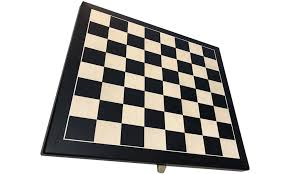
#> input picture check8_8_3.jpg, 290 x 174 px
$ python -i h2.py   (imports and definitions only)
#> lines starting #> are read from the running program, lines starting #| are printed output that depends on the picture; after the words box and inside, x2 and y2 are one past the last pixel; in counts of white or black regions, pixels touching at a corner belong together
import cv2
import numpy as np

# Function to preprocess the image
def preProcess(img):
    # Check if the image is already in grayscale
    if len(img.shape) == 2 or img.shape[2] == 1:
        imgGray = img  # The image is already grayscale
    else:
        imgGray = cv2.cvtColor(img, cv2.COLOR_BGR2GRAY)
    imgBlur = cv2.GaussianBlur(imgGray, (5, 5), 1)
    imgThreshold = cv2.adaptiveThreshold(imgBlur, 255, 1, 1, 11, 2)
    return imgThreshold


# Function to find the biggest contour
def biggestContour(contours):
    biggest = np.array([])
    max_area = 0
    for i in contours:
        area = cv2.contourArea(i)
        if area > 50:
            peri = cv2.arcLength(i, True)
            approx = cv2.approxPolyDP(i, 0.02 * peri, True)
            if area > max_area and len(approx) == 4:
                biggest = approx
                max_area = area
    return biggest, max_area

# Function to reorder points for Warp Perspective
def reorder(myPoints):
    # Here, myPoints should be of the shape [4, 2]
    newPoints = np.zeros_like(myPoints)
    myPoints = myPoints.reshape((4, 2))
    add = myPoints.sum(1)
    newPoints[0] = myPoints[np.argmin(add)]
    newPoints[3] = myPoints[np.argmax(add)]
    diff = np.diff(myPoints, axis=1)
    newPoints[1] = myPoints[np.argmin(diff)]
    newPoints[2] = myPoints[np.argmax(diff)]
    return newPoints

def detectGridSize(img):
    # Convert to grayscale
    gray = cv2.cvtColor(img, cv2.COLOR_BGR2GRAY)

    # Use edge detection to find the lines on the chessboard
    edges = cv2.Canny(gray, 50, 150, apertureSize=3)

    # Use Hough transform to find lines
    lines = cv2.HoughLines(edges, 1, np.pi / 180, 200)

    # Count the number of lines detected
    if lines is not None:
        num_lines = len(lines)
        # Assuming a square chessboard, the number of squares on one side is
        # the square root of half the number of lines (since lines include both
        # vertical and horizontal)
        gridSize = int(np.sqrt(num_lines / 2))
    else:
        gridSize = 0  # If no lines are detected, return 0 or an appropriate default value

    return gridSize

def splitBoxes(img, gridSize):
    rows = np.vsplit(img, gridSize)
    boxes = []
    for r in rows:
        cols = np.hsplit(r, gridSize)
        for box in cols:
            boxes.append(box)
    return boxes

# In your main logic, you would then use:
# [1 line that did not run here, left out]
# [6 lines not run here, left out]

# Function to get the grid size by detecting horizontal and vertical lines
def getGridSize(imgThreshold):
    # Detecting lines using HoughLinesP
    lines = cv2.HoughLinesP(imgThreshold, 1, np.pi / 180, 100, minLineLength=100, maxLineGap=50)

    if lines is None:
        return None

    horizontal_lines = []
    vertical_lines = []

    for line in lines:
        x1, y1, x2, y2 = line[0]
        if abs(y2 - y1) > abs(x2 - x1):  # vertical line
            vertical_lines.append(line)
        else:  # horizontal line
            horizontal_lines.append(line)

    # Sort and remove duplicates or too close lines to ensure we have unique counts
    def unique_lines(lines):
        unique = []
        for line in sorted(lines):
            if not unique or abs(line[0][0] - unique[-1][0][0]) > 10:  # Adjust threshold as needed
                unique.append(line)
        return unique

    horizontal_lines = unique_lines(horizontal_lines)
    vertical_lines = unique_lines(vertical_lines)

    # Counting the number of boxes between the first and last lines
    rows = len(horizontal_lines) - 1
    cols = len(vertical_lines) - 1

    # Ensure rows and cols are positive
    if rows > 0 and cols > 0:
        return rows, cols
    else:
        return None

    return rows, cols
# Function to pad the image to the nearest size divisible by the grid size
def padImageToGridSize(img, rows, cols):
    rowHeight = img.shape[0] // rows
    colWidth = img.shape[1] // cols

    # Calculate padding to add to make the image divisible by the grid size
    rowPadding = (rowHeight * rows) - img.shape[0]
    colPadding = (colWidth * cols) - img.shape[1]

    # Pad the bottom and right of the image
    imgPadded = cv2.copyMakeBorder(img, 0, rowPadding, 0, colPadding, cv2.BORDER_CONSTANT, None, value=0)
    return imgPadded

# Main function to process the image
def processImage(imgPath):
    img = cv2.imread(imgPath)
    img = cv2.resize(img, (450, 450))
    imgThreshold = preProcess(img)

    contours, _ = cv2.findContours(imgThreshold, cv2.RETR_EXTERNAL, cv2.CHAIN_APPROX_SIMPLE)
    biggest, _ = biggestContour(contours)

    if biggest.size != 0:
        reordered = reorder(biggest)
        pts1 = np.float32(reordered)
        pts2 = np.float32([[0, 0], [450, 0], [0, 450], [450, 450]])
        matrix = cv2.getPerspectiveTransform(pts1, pts2)
        imgWarpColored = cv2.warpPerspective(img, matrix, (450, 450))
        imgWarpGray = cv2.cvtColor(imgWarpColored, cv2.COLOR_BGR2GRAY)

        imgThreshold = preProcess(imgWarpGray)

        grid_size = getGridSize(imgThreshold)
        # Before calling padImageToGridSize, ensure that rows and cols are greater than zero.
        if grid_size and grid_size[0] > 0 and grid_size[1] > 0:
            print(f"Grid size detected: {grid_size}")
            imgPadded = padImageToGridSize(imgWarpGray, *grid_size)
            boxes = splitBoxes(imgPadded, *grid_size)
            print(f"Number of boxes: {len(boxes)}")
            return boxes
        else:
            print("Grid size not detected.")
            return None

    else:
        print("No grid found.")
        return None


# Using the function
# [1 line that did not run here, left out]
#> in processImage, img is the input picture: shape (174, 290, 3); mean B, G, R 176.9, 180.2, 182.7
#> in processImage, `img = cv2.resize(img, (450, 450))`:
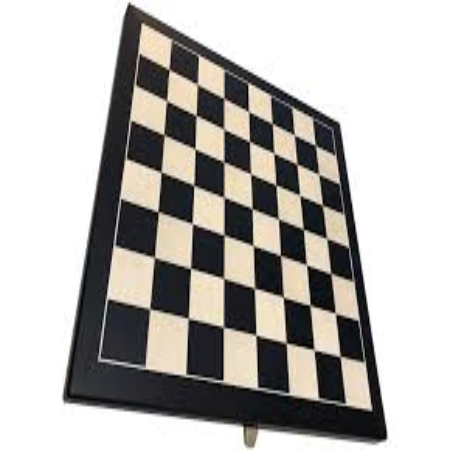
#> img: shape (450, 450, 3); mean B, G, R 176.8, 180.1, 182.6
#> in preProcess, `imgGray = cv2.cvtColor(img, cv2.COLOR_BGR2GRAY)`:
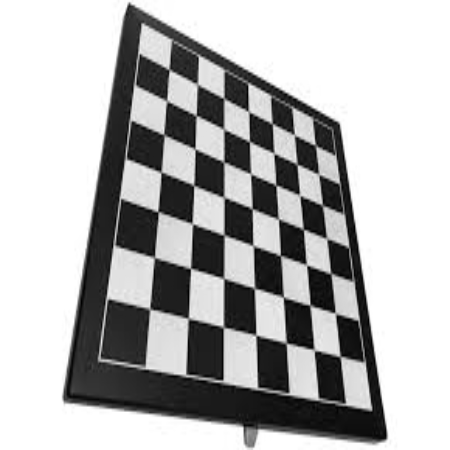
#> imgGray: shape (450, 450); min 0, max 255, mean 180.5
#> in preProcess, `imgThreshold = cv2.adaptiveThreshold(imgBlur, 255, 1, 1, 11, 2)`:
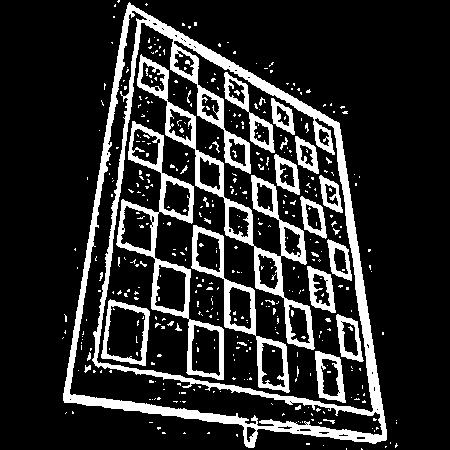
#> imgThreshold: shape (450, 450); 17.1% white; 434 white regions (400 under 20 px)
#> in processImage, `contours, _ = cv2.findContours(imgThreshold, cv2.RETR_EXTERNAL, cv2.CH..`: contours = 60 contours, 59 with area under 20; largest, box (x1, y1, x2, y2) and area: (63, 2, 387, 448) 97704
#> the loop in biggestContour, `for i in contours:` made 60 passes
#> (area, peri, biggest, max_area) on pass 59: (97703.5, 1401.9, [[129, 2], [64, 402], [385, 440], [339, 123]], 97703.5)
#> after the loop in biggestContour, `for i in contours:`: max_area = 97703.5
#> in processImage, `biggest, _ = biggestContour(contours)`: biggest = [[129, 2], [64, 402], [385, 440], [339, 123]]
#> in reorder, `add = myPoints.sum(1)`: add = [131, 466, 825, 462]
#> in reorder, `diff = np.diff(myPoints, axis=1)`: diff = [-127, 338, 55, -216]
#> in processImage, `reordered = reorder(biggest)`: reordered = [[129, 2], [339, 123], [64, 402], [385, 440]]
#> in processImage, `matrix = cv2.getPerspectiveTransform(pts1, pts2)`: matrix = [[1.21, 0.196, -156.4], [-0.785, 1.36, 98.49], [-0.00151, 0.00105, 1]]
#> in processImage, `imgWarpColored = cv2.warpPerspective(img, matrix, (450, 450))`:
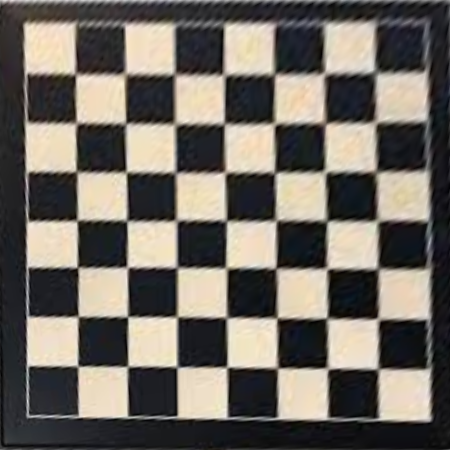
#> imgWarpColored: shape (450, 450, 3); mean B, G, R 99.3, 106.8, 112.6
#> in processImage, `imgWarpGray = cv2.cvtColor(imgWarpColored, cv2.COLOR_BGR2GRAY)`:
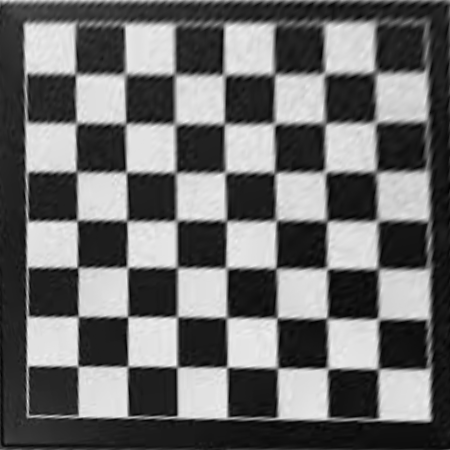
#> imgWarpGray: shape (450, 450); min 1, max 244, mean 107.7
#> in preProcess (call 2), `imgThreshold = cv2.adaptiveThreshold(imgBlur, 255, 1, 1, 11, 2)`:
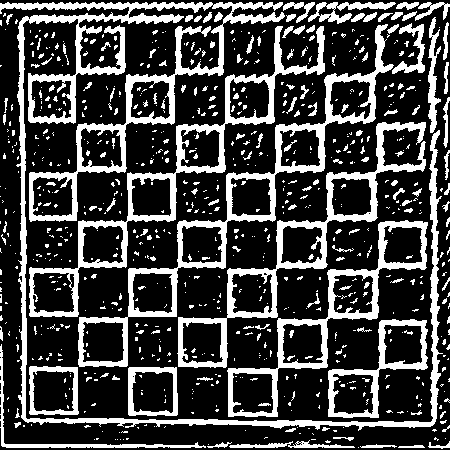
#> imgThreshold: shape (450, 450); 26.3% white; 771 white regions (628 under 20 px), largest, box (x1, y1, x2, y2) and area: (0, 2, 443, 431) 15033, (78, 24, 394, 367) 6582, (29, 26, 325, 317) 5831
#> in getGridSize, `lines = cv2.HoughLinesP(imgThreshold, 1, np.pi / 180, 100, minLineLeng..`: lines = 191 rows, first 6: [1, 417, 449, 425], [1, 418, 449, 426], [22, 447, 22, 3], [433, 447, 433, 4], [0, 6, 449, 6], [7, 17, 445, 17]
#> the loop in getGridSize, `for line in lines:` made 191 passes
#> after the loop in getGridSize, `for line in lines:`: horizontal_lines = 109 items, first 6: [[1, 417, 449, 425]], [[1, 418, 449, 426]], [[0, 6, 449, 6]], [[7, 17, 445, 17]], [[0, 5, 449, 5]], [[1, 445, 449, 445]]; vertical_lines = 82 items, first 6: [[22, 447, 22, 3]], [[433, 447, 433, 4]], [[23, 447, 23, 3]], [[434, 447, 434, 4]], [[432, 430, 432, 7]], [[435, 439, 435, 8]]
#> after the loop in unique_lines, `for line in sorted(lines):`: unique = []
# [3 lines not run here, left out]

>>> result = processImage('check8_8_3.jpg')
#> the loop in biggestContour (call 2), `for i in contours:` made 60 passes
#> the loop in getGridSize (call 2), `for line in lines:` made 191 passes
#> (the run stopped early here; a loop or call above may not have finished)

$ run again, on check10_10_2.jpg
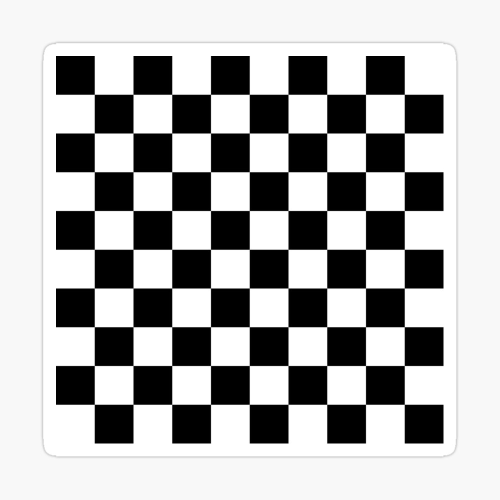
#> input picture check10_10_2.jpg, 1000 x 1000 px (shown at 1/2 size)
#> in processImage, img is the input picture: shape (1000, 1000, 3); min 0, max 255, mean 175.8
#> img: shape (450, 450, 3)
#> in preProcess, `imgThreshold = cv2.adaptiveThreshold(imgBlur, 255, 1, 1, 11, 2)`:
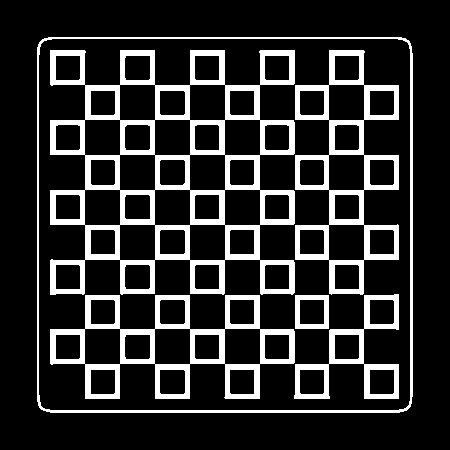
#> imgThreshold: shape (450, 450); 17.4% white; 6 white regions
#> contours = 1 contour; box (x1, y1, x2, y2) and area: (37, 37, 413, 413) 140460
#> the loop in biggestContour, `for i in contours:` made 1 pass
#> (area, peri, biggest, max_area) on pass 1: (140459.5, 1483, [[42, 39], [39, 407], [406, 410], [409, 41]], 140459.5)
#> after the loop in biggestContour, `for i in contours:`: max_area = 140459.5
#> in processImage (call 2), `biggest, _ = biggestContour(contours)`: biggest = [[42, 39], [39, 407], [406, 410], [409, 41]]
#> add = [81, 446, 816, 450]
#> diff = [-3, 368, 4, -368]
#> reordered = [[42, 39], [409, 41], [39, 407], [406, 410]]
#> matrix = [[1.23, 0.01, -52.04], [-0.00667, 1.22, -47.42], [7.41e-06, 1.21e-07, 1]]
#> in preProcess (call 2), `imgThreshold = cv2.adaptiveThreshold(imgBlur, 255, 1, 1, 11, 2)`:
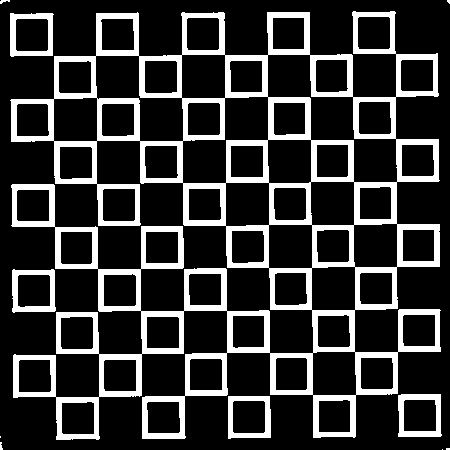
#> imgThreshold: shape (450, 450); 20.4% white; 11 white regions (5 under 20 px), largest, box (x1, y1, x2, y2) and area: (10, 11, 441, 440) 37956, (398, 394, 442, 437) 840, (10, 13, 54, 57) 812, (12, 269, 56, 313) 811, (228, 396, 271, 439) 776, (0, 0, 10, 4) 22
#> lines = 169 rows, first 6: [137, 12, 144, 438], [306, 12, 313, 437], [183, 438, 183, 12], [270, 437, 270, 12], [13, 307, 439, 314], [13, 356, 440, 348]
#> the loop in getGridSize, `for line in lines:` made 169 passes
#> after the loop in getGridSize, `for line in lines:`: horizontal_lines = 89 items, first 6: [[13, 307, 439, 314]], [[13, 356, 440, 348]], [[12, 272, 439, 265]], [[54, 144, 438, 144]], [[10, 100, 438, 93]], [[11, 141, 438, 141]]; vertical_lines = 80 items, first 6: [[137, 12, 144, 438]], [[306, 12, 313, 437]], [[183, 438, 183, 12]], [[270, 437, 270, 12]], [[51, 13, 58, 439]], [[269, 437, 269, 12]]
#> after the loop in unique_lines, `for line in sorted(lines):`: unique = []

$ run again, on check10_10_3.jpg
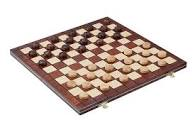
#> input picture check10_10_3.jpg, 195 x 130 px
#> in processImage, img is the input picture: shape (130, 195, 3); mean B, G, R 198.9, 204.6, 216.5
#> img: shape (450, 450, 3)
#> in preProcess, `imgGray = cv2.cvtColor(img, cv2.COLOR_BGR2GRAY)`:
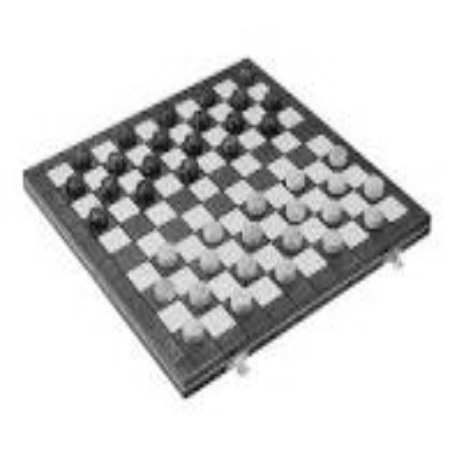
#> imgGray: shape (450, 450); min 7, max 255, mean 207.4
#> in preProcess, `imgThreshold = cv2.adaptiveThreshold(imgBlur, 255, 1, 1, 11, 2)`:
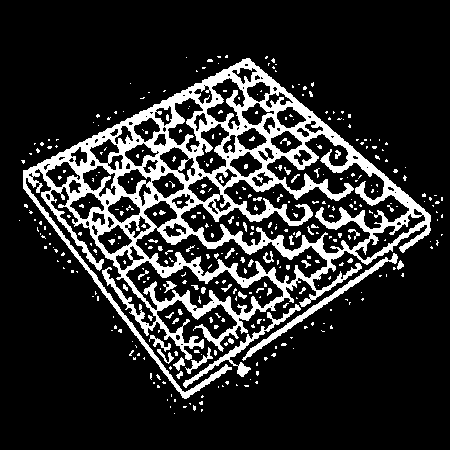
#> imgThreshold: shape (450, 450); 17.1% white; 371 white regions (324 under 20 px)
#> contours = 193 contours, 185 with area under 20; largest, box (x1, y1, x2, y2) and area: (23, 58, 431, 399) 61380, (242, 253, 398, 361) 828, (183, 304, 301, 388) 672, (185, 347, 213, 374) 110, (149, 335, 171, 352) 76, (173, 357, 185, 371) 57, (157, 349, 174, 364) 52, (397, 260, 404, 270) 30
#> the loop in biggestContour, `for i in contours:` made 193 passes
#> (area, peri, approx) on pass 99: (827.5, 421.8, [[396, 254], [242, 359]])
#> after the loop in biggestContour, `for i in contours:`: biggest = empty array; max_area = 0
#> in processImage (call 2), `biggest, _ = biggestContour(contours)`: biggest = empty array
